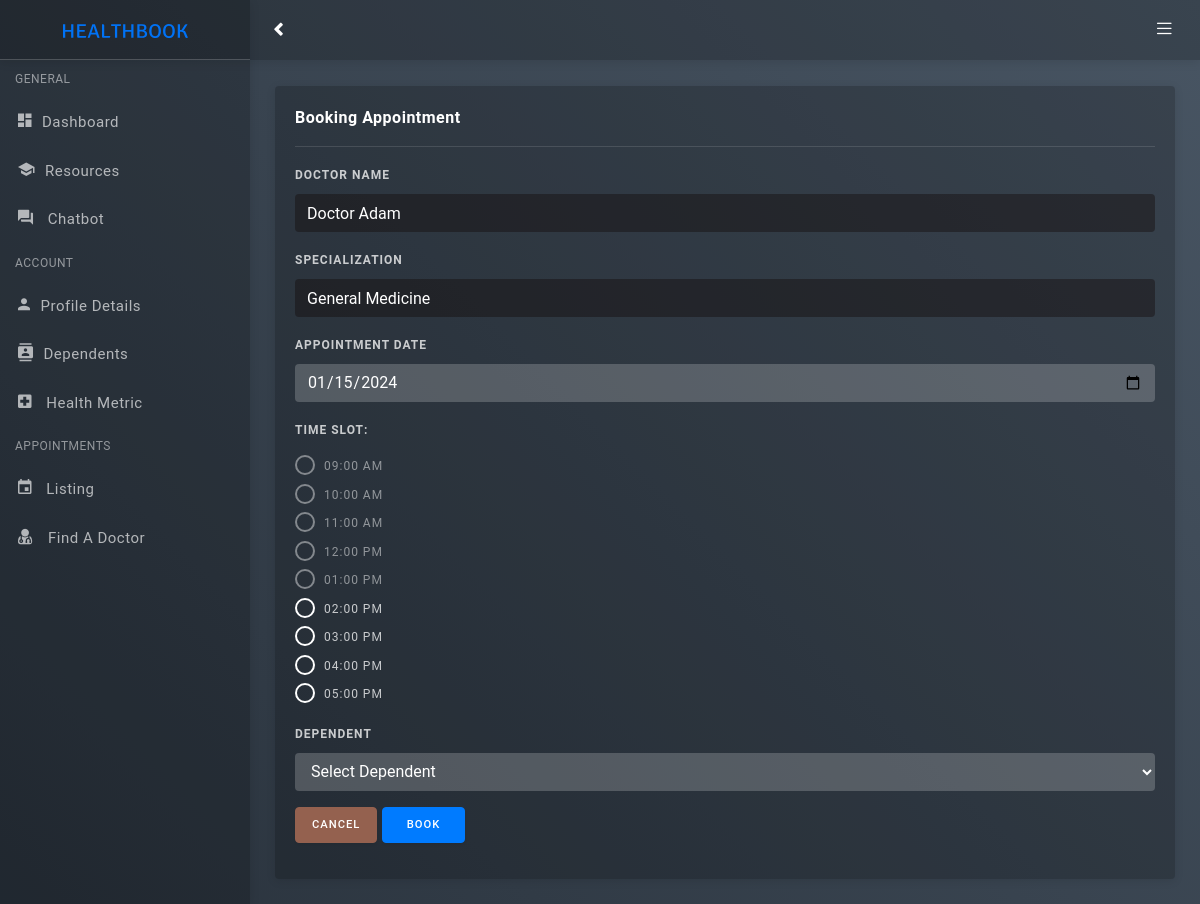
/patient/view-slot.php?id=1 (signed in), run on the app's committed database.
### tables this page shows
CREATE TABLE `doctor` (
  `id` bigint(20) NOT NULL,
  `doctorId` varchar(5) NOT NULL,
  `password` varchar(200) NOT NULL,
  `doctorName` varchar(255) NOT NULL,
  `doctorEmail` varchar(255) NOT NULL,
  `doctorPhone` varchar(15) NOT NULL,
  `specialization` int(11) NOT NULL
);

CREATE TABLE `specialization` (
  `id_specialization` int(11) NOT NULL,
  `name_specialization` varchar(255) NOT NULL
);

### patient/view-slot.php (the view, shortened to what this page needs)
<?php
require '../dbconnection.php';
if (isset($_SESSION['id'], $_SESSION['password'])) {
?>
  <!DOCTYPE html>
  <html lang="en">
  <?php include "head.php"; ?>
  <body class="bg-theme bg-theme9">
    <div id="wrapper">
      <?php
      include "sidebar.php";
      include "header.php";
      ?>
      <div class="content-wrapper">
        <div class="container-fluid">
          <?php
          $did = isset($_GET['id']) ? $_GET['id'] : die('Invalid doctor ID');
          $query = "SELECT a.*, b.name_specialization
          FROM doctor a
          JOIN specialization b
          ON a.specialization = b.id_specialization
          WHERE a.id = ?";
          $stmt = mysqli_prepare($con, $query);
          mysqli_stmt_bind_param($stmt, "i", $did);
          mysqli_stmt_execute($stmt);
          $result = mysqli_stmt_get_result($stmt);
          if ($result && $row = mysqli_fetch_assoc($result)) {
            extract($row);
            $appDate = (isset($_GET['appDate']) && $_GET['appDate'] !== null) ? $_GET['appDate'] : date('Y-m-d');
          ?>
            <div class="row mt-3">
              <div class="col-lg-12">
                <div class="card">
                  <div class="card-body">
                    <div class="card-title">Booking Appointment</div>
                    <hr>
                    <form action="<?php echo htmlspecialchars($_SERVER['PHP_SELF']); ?>" method="POST" onsubmit="return validateForm();">
                      <div class="form-group">
                        <label for="input-1">Doctor Name</label>
                        <input type="text" class="form-control" value="<?php echo $doctorName ?>" disabled>
                      </div>
                      <div class="form-group">
                        <label for="input-1">Specialization</label>
                        <input type="text" class="form-control" value="<?php echo $name_specialization ?>" disabled>
                      </div>
                      <div class="form-group">
                        <label for="input-1">Appointment Date</label>
                        <?php
                        $currentDateTime = new DateTime();
                        $currentDate = $currentDateTime->format("Y-m-d");
                        ?>
                        <input type="date" name="appDate" id="appDate" class="form-control" value="<?php echo $appDate; ?>" min="<?php echo $currentDate; ?>" required onchange="refreshPage()">
                      </div>
                      <div class="form-group" id="timeSlotsContainer">
                        <label for="input-1">Time Slot:</label>
                        <?php
                        $times = array("09:00:00", "10:00:00", "11:00:00", "12:00:00", "13:00:00", "14:00:00", "15:00:00", "16:00:00", "17:00:00");
                        foreach ($times as $time) {
                        ?>
                          <div class="icheck-material-white">
                            <label for="checkbox<?php echo $time; ?>"><?php echo date('h:i A', strtotime($time)); ?></label>
                          </div>
                        <?php
                        }
                        ?>
                      </div>
                      <div class="form-group">
                        <label for="input-1">Dependent</label>
                        <select class="form-control" id="dependentSelector" required>
                          <option value="" selected disabled>Select Dependent</option>
                        </select>
                      </div>
                      <div class="form-group">
                        <a href="doctors.php" class="btn btn-secondary px-3">Cancel</a>
                        <input type="submit" class="btn btn-primary px-4" name="save" value="Book" onclick="return confirmBooking()">
                      </div>
                    </form>
                  </div>
                </div>
              </div>
            <?php
          } else {
            die("Error with the query in the database");
          }
            ?>
            </div>
        </div>
      </div>
  </body>
  </html>
<?php
} else {
  header("location:../index.php");
  exit;
}
?>

### data on the page
doctor: doctorName "Doctor Adam", specialization.name_specialization "General Medicine"

### other printed values
date('h:i A', strtotime($time)) "09:00 AM"
date('h:i A', strtotime($time)) "10:00 AM"
date('h:i A', strtotime($time)) "11:00 AM"
date('h:i A', strtotime($time)) "12:00 PM"
date('h:i A', strtotime($time)) "01:00 PM"
date('h:i A', strtotime($time)) "02:00 PM"
date('h:i A', strtotime($time)) "03:00 PM"
date('h:i A', strtotime($time)) "04:00 PM"
date('h:i A', strtotime($time)) "05:00 PM"
